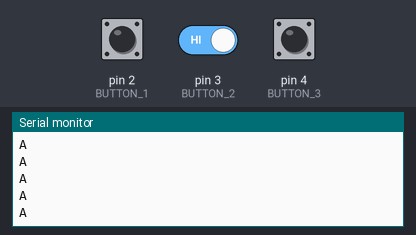
The sketch below on a simulated Arduino Uno, built with avr-gcc and run on an emulated ATmega328P. Parts: the last lines printed to the serial monitor. The test bench sets the inputs (shaded band); at power-on: pin 2 (BUTTON_1) HIGH, pin 3 (BUTTON_2) HIGH, pin 4 (BUTTON_3) HIGH.

Above: at 1.2 s.
1.3 s: pin 2 (BUTTON_1) pulled LOW for 0.15 s
At 1.31 s:
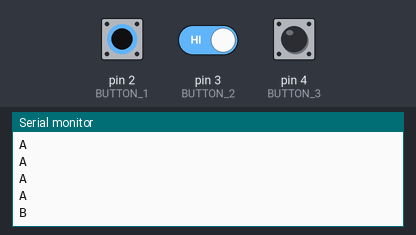
2.9 s: pin 2 (BUTTON_1) driven LOW and pin 3 (BUTTON_2) driven LOW
At 2.91 s:
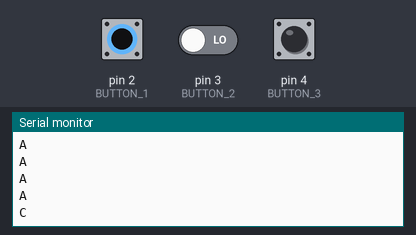

Measured:
- after the input at 1.3 s, the serial monitor: prints a new line at once (image 1)
- after the input at 2.9 s, the serial monitor: prints a new line at once (image 2)

The sketch:

WEEK5.ino
```cpp
#define BUTTON_1 2
#define BUTTON_2 3
#define BUTTON_3 4
#define BUTTON_4 5
#define BUTTON_5 6
#define BUTTON_6 7
#define BUTTON_7 8
#define BUTTON_8 9

void setup() {
  Serial.begin(9600); // Start serial communication
  pinMode(BUTTON_1, INPUT_PULLUP);
  pinMode(BUTTON_2, INPUT_PULLUP);
  pinMode(BUTTON_3, INPUT_PULLUP);
  pinMode(BUTTON_4, INPUT_PULLUP);
  pinMode(BUTTON_5, INPUT_PULLUP);
  pinMode(BUTTON_6, INPUT_PULLUP);
  pinMode(BUTTON_7, INPUT_PULLUP);
  pinMode(BUTTON_8, INPUT_PULLUP);
}

void loop() {
  if (digitalRead(BUTTON_1) == HIGH) Serial.println("A");
  else if (digitalRead(BUTTON_2) == HIGH) Serial.println("B");
  else if (digitalRead(BUTTON_3) == HIGH) Serial.println("C");
  else if (digitalRead(BUTTON_4) == HIGH) Serial.println("D");
  else if (digitalRead(BUTTON_5) == HIGH) Serial.println("E");
  else if (digitalRead(BUTTON_6) == HIGH) Serial.println("F");
  else if (digitalRead(BUTTON_7) == HIGH) Serial.println("G");
  else if (digitalRead(BUTTON_8) == HIGH) Serial.println("H");

  delay(100); // Add a small delay to avoid flooding the serial output
}
```
